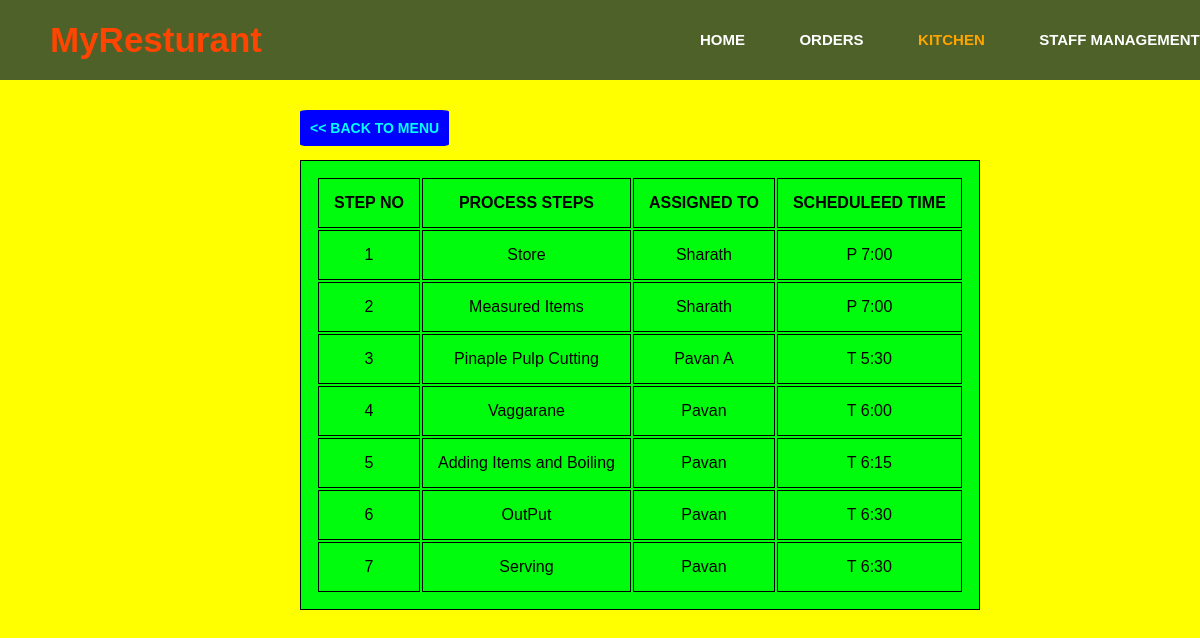
/Kesaribath/, run on the app's committed database.
### recipe/models.py (models this page shows, shortened)
class Kesaribath(models.Model):
    assigned= models.ForeignKey( Person, on_delete=models.CASCADE,)
    process_step = models.CharField(max_length=500)
    schedule = models.CharField(max_length=50)

class Person(models.Model):
    person_name = models.CharField(max_length=50, unique=True)
    def __str__(self):
        return self.person_name

### recipe/views.py (the view)
# urls.py: path('Kesaribath/', RecipeKesaribath),
def RecipeKesaribath(request):
    steps = Kesaribath.objects.all()
    return render(request , 'recipe/detail_view.html' , {'process':steps})

### recipe/templates/recipe/detail_view.html (shortened to what this page needs)
{% load static %}
<!DOCTYPE html>
<html lang="en">
<head>
    <link rel="stylesheet" type="text/css" href="{% static 'recipe/style.css' %}">
</head>
<body>
    <div class="menu">
        <div class="leftmenu">
            <h3>MyResturant</h3>
        </div>
        <div class="rightmenu">
            <ul>
                <a href="#"><li>HOME</li></a>
                <a href="#"><li>ORDERS</li></a>
                <a href="#"><li id="firstlist">KITCHEN</li></a>
                <a href="#"><li>STAFF MANAGEMENT</li></a>
            </ul>
        </div>
    </div>
    <a href="../"><button class = "back"><h3> << BACK TO MENU</h3></button></a>
    <div class="item_table">
        <table >
            <tr>
              <th>STEP NO</th>
              <th>PROCESS STEPS</th>
              <th>ASSIGNED TO</th>
              <th>SCHEDULEED TIME</th>
            </tr>
            {% for method in process %}
            <tr>
              <td>{{method.id}}</td>
              <td>{{method.process_step}}</td>
              <td>{{method.assigned}}</td>
              <td>{{method.schedule}}</td>
            </tr>
            {% endfor %}
    </div>
</body>
</html>

### recipe/static/recipe/style.css (style rules this page uses)
body { background: yellow; }
.item_table { position: absolute; margin-top: 80px; margin-left: 300px; background-color: rgb(0, 252, 13); }
table, th, td { text-align: center; border: 1px solid black; padding: 15px; }
* { margin: 0px; padding: 0px; }
body { font-family: 'Montserrat',sans-serif; }
.menu { width: 100%; height: 80px; background-color: rgba(5, 32, 59, 0.705); }
.leftmenu { width: 25%; line-height: 80px; float: left; }
.leftmenu h3 { padding-left: 50px; font-weight: bold; color: orangered; font-size: 35px; font-family: 'Trebuchet MS', 'Lucida Sans Unicode', 'Lucida Grande', 'Lucida Sans', Arial, sans-serif; }
.rightmenu { width: 75%; height: 100px; float: right; }
.rightmenu ul { margin-left: 350px; }
.rightmenu ul li { font-family: 'Montserrat',sans-serif; display: inline-block; list-style: none; font-size: 15px; color: white; font-weight: bold; line-height: 80px; margin-left: 50px; }
#firstlist { color: orange; }
.back { color: aqua; font-size: 12px; border: 1px; border-radius: 5%; background: blue; position: absolute; margin-top: 30px; margin-left: 300px; padding: 10px; }

### data on the page
Kesaribath: id "1", process_step "Store", assigned "Sharath", schedule "P 7:00"
Kesaribath: id "2", process_step "Measured Items", assigned "Sharath", schedule "P 7:00"
Kesaribath: id "3", process_step "Pinaple Pulp Cutting", assigned "Pavan A", schedule "T 5:30"
Kesaribath: id "4", process_step "Vaggarane", assigned "Pavan", schedule "T 6:00"
Kesaribath: id "5", process_step "Adding Items and Boiling", assigned "Pavan", schedule "T 6:15"
Kesaribath: id "6", process_step "OutPut", assigned "Pavan", schedule "T 6:30"
Kesaribath: id "7", process_step "Serving", assigned "Pavan", schedule "T 6:30"
